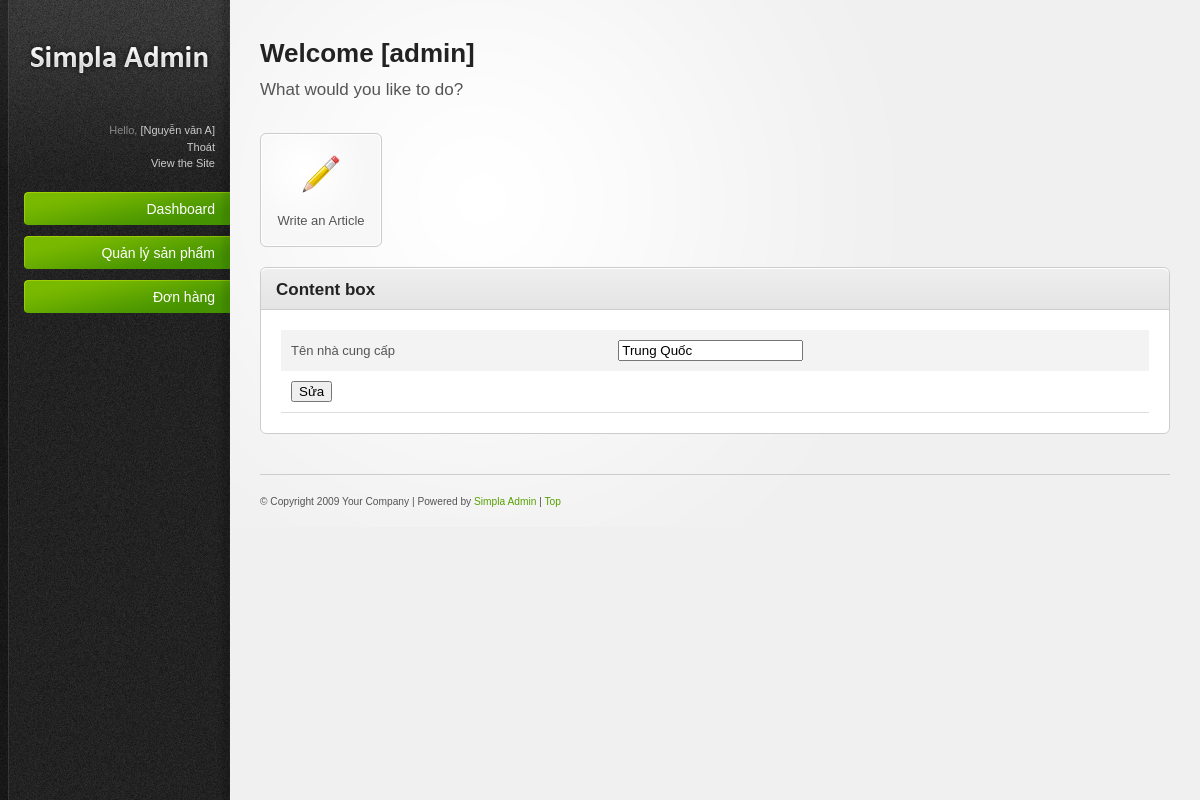
/admins/index.php?mod=pub&ac=edit&id=2 (signed in), run on an earlier commit of the app's database.
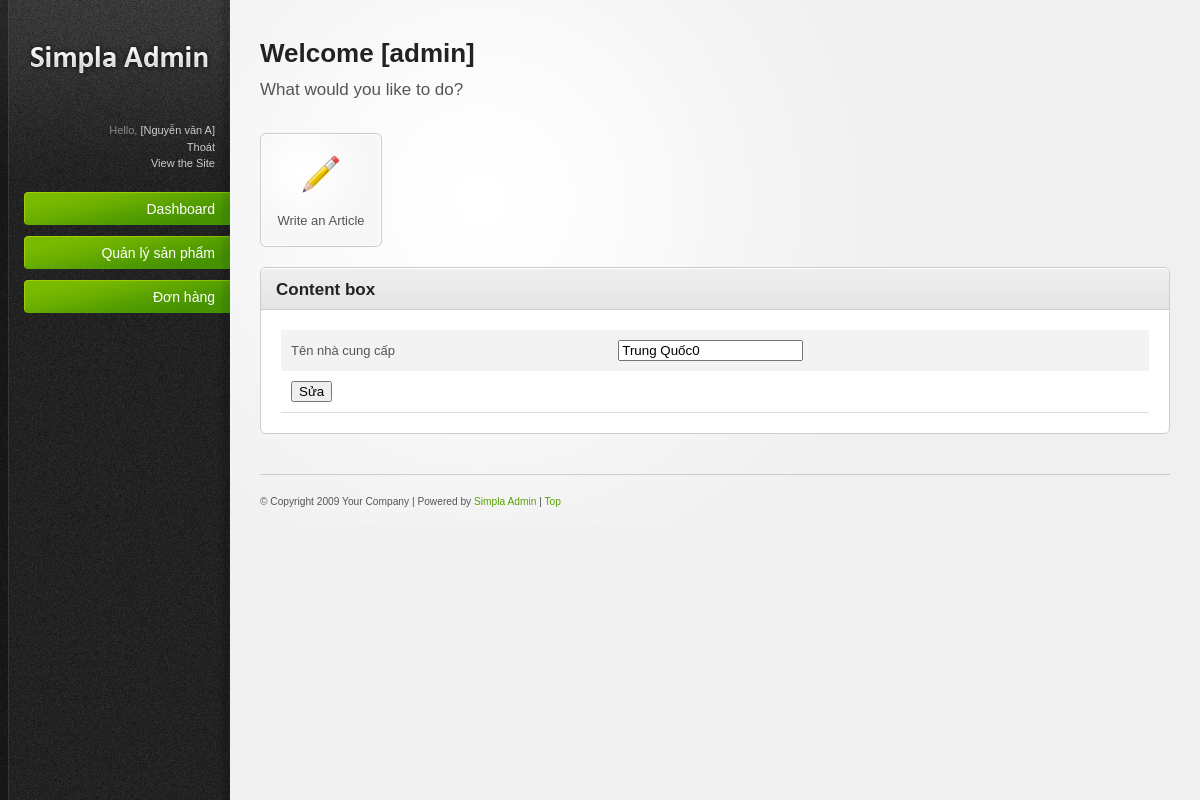
And on a later commit of the database.
### tables this page shows
CREATE TABLE `nhaxb` (
  `mancc` varchar(5) NOT NULL,
  `tenncc` varchar(30) NOT NULL
);

### classes/Db.class.php (called while the page is built, shortened)
<?php
class Db{
		private $dbh= null;
		public function __construct()
		{
			$driver="mysql:host=". HOST."; dbname=". DB_NAME;
			try
			{
				$this->dbh = new PDO($driver, DB_USER, DB_PASS);
				$this->dbh->query("set names 'utf8' ");
			}
			catch(PDOException $e)
			{
				echo "Err:". $e->getMessage();	exit();
			}
		}
		private function query($sql, $arr = array(), $mode = PDO::FETCH_ASSOC)
		{
			$stm = $this->dbh->prepare($sql);
			if (!$stm->execute( $arr))
				{
					echo "Sql lỗi.";
				}
			return $stm->fetchAll($mode);
		}
		public function exeQuery($sql,  $arr = array(), $mode = PDO::FETCH_ASSOC)
		{
			return $this->query($sql, $arr, $mode);
		}
	}
?>

### inc/function.php (called while the page is built, shortened)
<?php
function getIndex($index, $value='')
{
	$data = isset($_GET[$index])? $_GET[$index]:$value;
	return $data;
}

### classes/pub.class.php (called while the page is built, shortened)
<?php
class pub extends Db{
	public function getById($id)
	{
		$sql="select *
			from nhaxb
			where  nhaxb.mancc=:_id ";
		$arr = array(":_id"=>$id);
		$data = $this->exeQuery($sql, $arr);
		if (Count($data)>0) return $data[0];
		else return array();
	}
}
?>

### admins/module/pub/pubEdit.php (the view, shortened to what this page needs)
<?php
$pub = new pub();
$id = getIndex("id");
		$data = $pub ->getById($id);
 ?>
						<form action="" method="post">
						<table>
							<tr>
								<td>Tên nhà cung cấp</td>
								<td><input type="text" name="tenncc" value="<?php echo($data["tenncc"]); ?>"></td>
							</tr>
							<tr><td><input type="submit" name="sm" value="Sửa"></td></tr>
							</table>
				</form>

What changed in the data, as far as the page shows it:
changed nhaxb: tenncc "Trung Quốc" → "Trung Quốc0"
